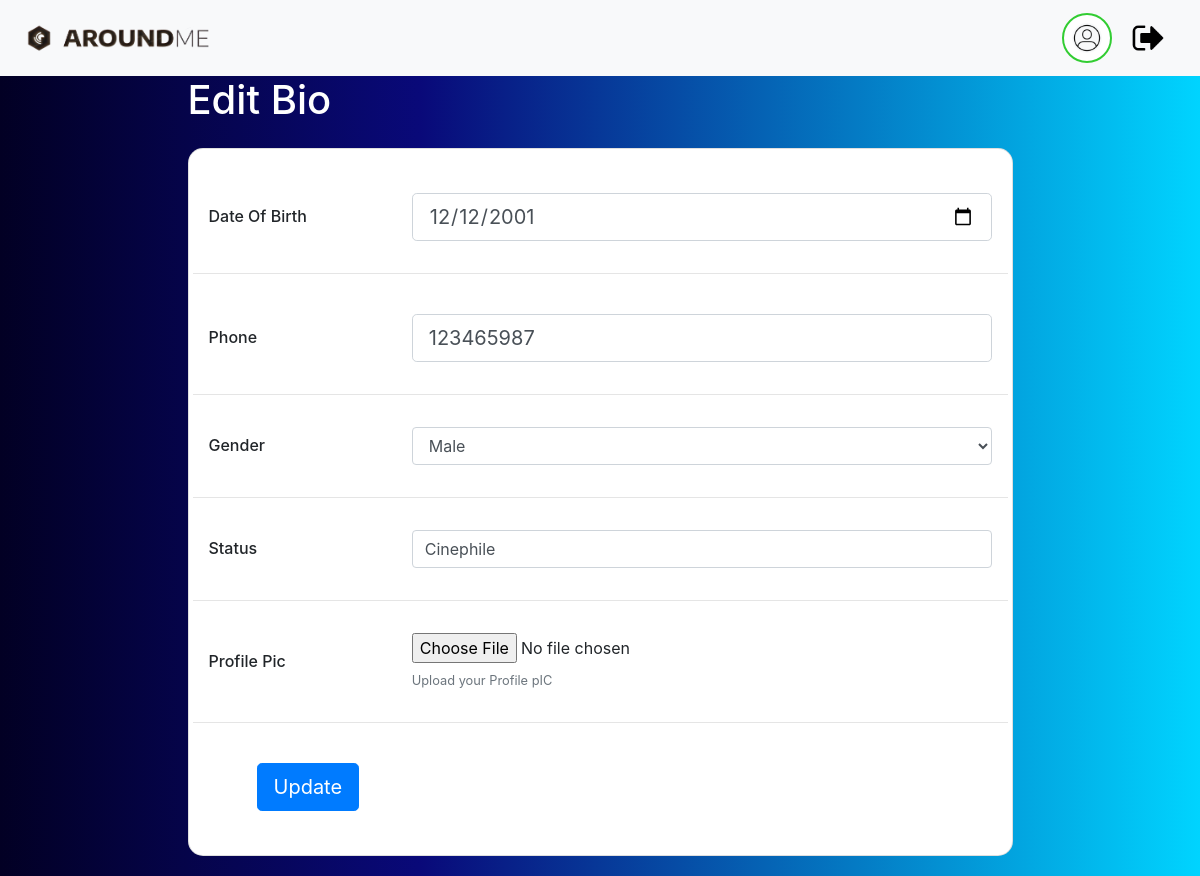
The app's page /user/EditBio/1 with its own data.
### user/models.py (models this page shows)
class Bio(models.Model):
    dob=models.DateField()
    options=(
        ("Male","Male"),
        ("Female","Female"),
        ("other","other")
    )
    gender=models.CharField(max_length=100,choices=options,default="Male")
    phone=models.IntegerField()
    status=models.CharField(max_length=200)
    profile_pic=models.ImageField(upload_to="User_profile_pic",null=True)
    user=models.OneToOneField(User,on_delete=models.CASCADE,related_name="Bio_user")

### user/views.py (the view)
# urls.py: path("EditBio/<int:pk>",BioEdit.as_view(),name="EditBio"),
class BioEdit(UpdateView):
    form_class=BioForm
    model=Bio
    template_name="EditBio.html"
    success_url=reverse_lazy("Profile")
    pk_url_kwarg="pk"

### user/forms.py
class BioForm(forms.ModelForm):
    class Meta:
        model=Bio
        exclude=["user"]
        widgets={
            "dob":forms.DateInput(attrs={"type":"date","class":"form-control form-control-lg"}),
            "gender":forms.Select(attrs={"class":"form-control"}),
            "phone":forms.NumberInput(attrs={"class":"form-control form-control-lg"}),
            "status":forms.TextInput(attrs={"class":"form-control"}),
        }

### user/templates/EditBio.html (shortened to what this page needs)
{% extends 'UserNav.html' %}
{% block nav %}
<form method="post" enctype="multipart/form-data">
   <section class="vh-100" style="background: linear-gradient(90deg, rgba(2,0,36,1) 0%, rgba(9,9,121,1) 35%, rgba(0,212,255,1) 100%);">
    <div class="container h-50">
      <div class="row d-flex justify-content-center align-items-center h-100">
        <div class="col-xl-9">
          <h1 class="text-white mb-4">Edit Bio</h1>
          <div class="card" style="border-radius: 15px;">
            <div class="card-body">
              <div class="row align-items-center pt-4 pb-3">
                <div class="col-md-3 ps-5">
                  <h6 class="mb-0">Date Of Birth</h6>
                </div>
                <div class="col-md-9 pe-5">
                  {{form.dob}}
                </div>
              </div>
              <hr class="mx-n3">
              <div class="row align-items-center pt-4 pb-3">
                <div class="col-md-3 ps-5">
                  <h6 class="mb-0">Phone</h6>
                </div>
                <div class="col-md-9 pe-5">
                  {{ form.phone }}
                </div>
              </div>
              <hr class="mx-n3">
              <div class="row align-items-center py-3">
                <div class="col-md-3 ps-5">
                  <h6 class="mb-0">Gender</h6>
                </div>
                <div class="col-md-9 pe-5">
                  {{ form.gender }}
                </div>
              </div>
              <hr class="mx-n3">
              <div class="row align-items-center py-3">
                <div class="col-md-3 ps-5">
                  <h6 class="mb-0">Status</h6>
                </div>
                <div class="col-md-9 pe-5">
                  {{ form.status }}
                </div>
              </div>
              <hr class="mx-n3">
              <div class="row align-items-center py-3">
                <div class="col-md-3 ps-5">
                  <h6 class="mb-0">Profile Pic</h6>
                </div>
                <div class="col-md-9 pe-5">
                  {{ form.profile_pic }}
                  <div class="small text-muted mt-2">Upload your Profile pIC</div>
                </div>
              </div>
              <hr class="mx-n3">
              <div class="px-5 py-4">
                <button type="submit" class="btn btn-primary btn-lg">Update</button>
              </div>
            </div>
          </div>
        </div>
      </div>
    </div>
  </section>
{% endblock nav %}

### records on screen
Bio: dob "12/12/2001", phone "123465987", gender "Male", status "Cinephile"
